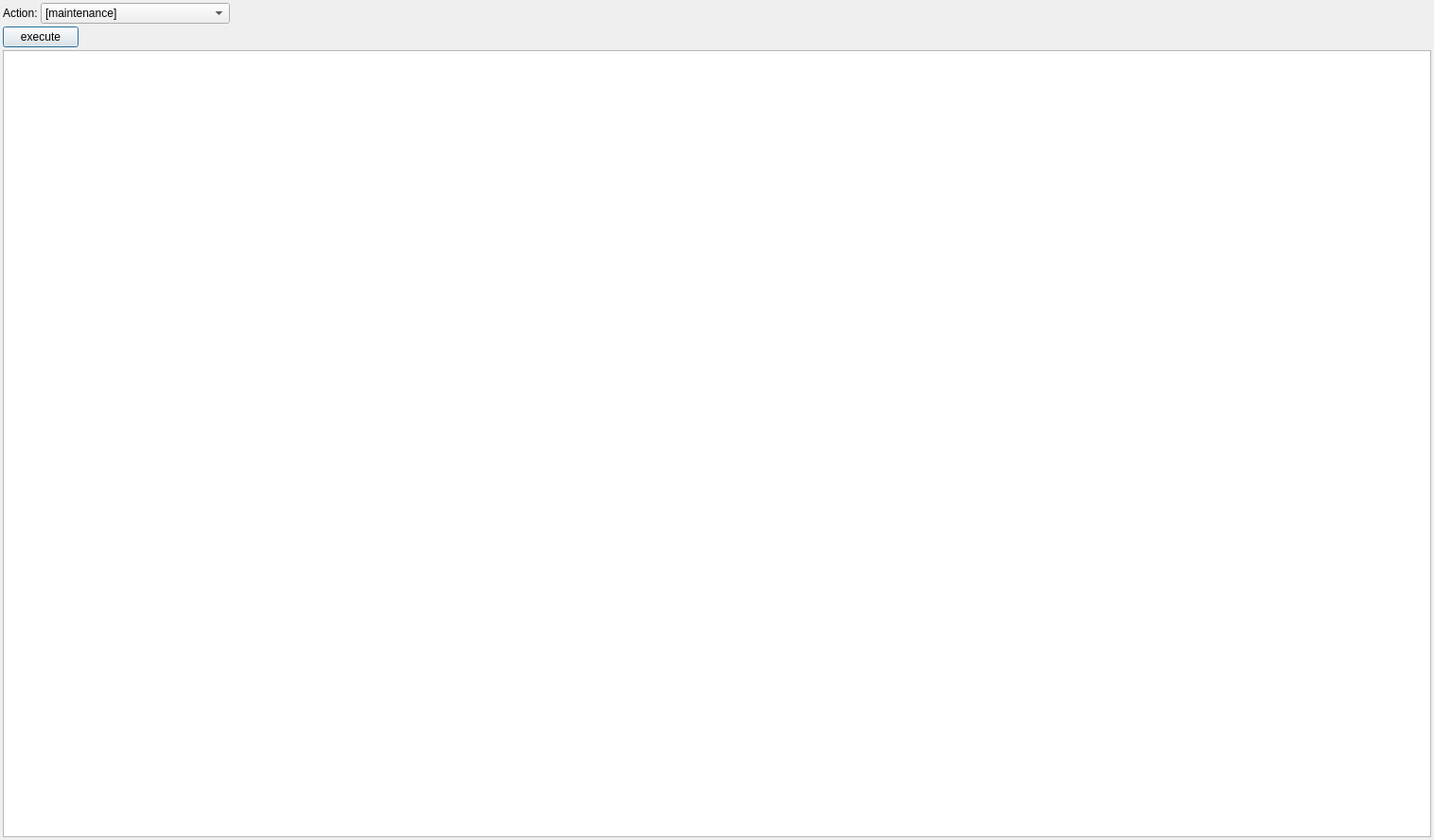
<?xml version="1.0" encoding="UTF-8"?>
<ui version="4.0">
 <class>MaintenanceDialog</class>
 <widget class="QDialog" name="MaintenanceDialog">
  <property name="geometry">
   <rect>
    <x>0</x>
    <y>0</y>
    <width>1516</width>
    <height>888</height>
   </rect>
  </property>
  <property name="windowTitle">
   <string>NGSD maintenance</string>
  </property>
  <layout class="QGridLayout" name="gridLayout">
   <property name="leftMargin">
    <number>3</number>
   </property>
   <property name="topMargin">
    <number>3</number>
   </property>
   <property name="rightMargin">
    <number>3</number>
   </property>
   <property name="bottomMargin">
    <number>3</number>
   </property>
   <property name="spacing">
    <number>3</number>
   </property>
   <item row="3" column="0">
    <widget class="QPushButton" name="exec_btn">
     <property name="text">
      <string>execute</string>
     </property>
    </widget>
   </item>
   <item row="1" column="0" colspan="2">
    <layout class="QHBoxLayout" name="horizontalLayout">
     <property name="spacing">
      <number>3</number>
     </property>
     <item>
      <widget class="QLabel" name="label">
       <property name="text">
        <string>Action:</string>
       </property>
      </widget>
     </item>
     <item>
      <widget class="QComboBox" name="action">
       <property name="minimumSize">
        <size>
         <width>200</width>
         <height>0</height>
        </size>
       </property>
       <item>
        <property name="text">
         <string>[maintenance]</string>
        </property>
       </item>
       <item>
        <property name="text">
         <string>Delete unused samples</string>
        </property>
       </item>
       <item>
        <property name="text">
         <string>Delete unused variants</string>
        </property>
       </item>
       <item>
        <property name="text">
         <string>Replace obsolte HPO terms</string>
        </property>
       </item>
       <item>
        <property name="text">
         <string>[GenLab]</string>
        </property>
       </item>
       <item>
        <property name="text">
         <string>Import study samples</string>
        </property>
       </item>
      </widget>
     </item>
     <item>
      <spacer name="horizontalSpacer_2">
       <property name="orientation">
        <enum>Qt::Horizontal</enum>
       </property>
       <property name="sizeHint" stdset="0">
        <size>
         <width>40</width>
         <height>20</height>
        </size>
       </property>
      </spacer>
     </item>
    </layout>
   </item>
   <item row="4" column="0" colspan="2">
    <widget class="QTextEdit" name="output">
     <property name="readOnly">
      <bool>true</bool>
     </property>
     <property name="textInteractionFlags">
      <set>Qt::LinksAccessibleByMouse|Qt::TextSelectableByKeyboard|Qt::TextSelectableByMouse</set>
     </property>
    </widget>
   </item>
   <item row="3" column="1">
    <spacer name="horizontalSpacer">
     <property name="orientation">
      <enum>Qt::Horizontal</enum>
     </property>
     <property name="sizeHint" stdset="0">
      <size>
       <width>40</width>
       <height>20</height>
      </size>
     </property>
    </spacer>
   </item>
  </layout>
 </widget>
 <resources/>
 <connections/>
</ui>
